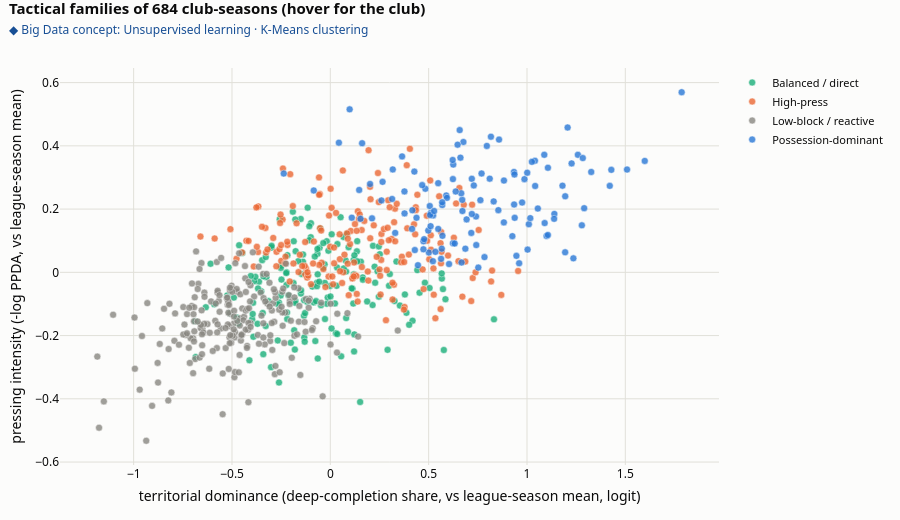

This figure's notebook cell:
### Markdown cell above
## 4B. Playing styles of the club-seasons (unsupervised) <span style="background:#e8f1fc;color:#184f95;border:1px solid #86b6ef;border-radius:11px;padding:2px 10px;font-size:12px;font-weight:600;vertical-align:middle;white-space:nowrap">Big Data · Unsupervised learning · K-Means clustering</span>
K-Means on three style variables (dominance, pressing, directness; all standardised) finds tactical families; the families are named by their centroid ranks (most dominant, most pressing, least dominant, rest) and the named clubs are printed so the labels can be sanity-checked against football knowledge. The scatter is interactive: hover any point for the club, season, league, points and xG difference.

### Code cell
from sklearn.cluster import KMeans
sty_cols = ['x_dom', 'x_press', 'directness']
Zs = (ctx[sty_cols] - ctx[sty_cols].mean()) / ctx[sty_cols].std()
km_s = KMeans(4, n_init=20, random_state=0).fit(Zs); ctx['style_id'] = km_s.labels_
cent = pd.DataFrame(km_s.cluster_centers_, columns=['dominance', 'pressing', 'directness'])
names_, left_ = {}, set(range(4))
names_[int(cent['dominance'].idxmax())] = 'Possession-dominant'; left_ -= set(names_)
j = max(left_, key=lambda i: cent.loc[i, 'pressing']); names_[j] = 'High-press'; left_.discard(j)
j = min(left_, key=lambda i: cent.loc[i, 'dominance']); names_[j] = 'Low-block / reactive'; left_.discard(j)
names_[left_.pop()] = 'Balanced / direct'
ctx['style'] = ctx['style_id'].map(names_)
cent['style'] = cent.index.map(names_); cent['club-seasons'] = ctx['style_id'].value_counts().sort_index().values
display(cent.round(2).set_index('style'))
dist_ = np.linalg.norm(Zs.values - km_s.cluster_centers_[ctx['style_id']], axis=1); ctx['_d'] = dist_
for st, g in ctx.groupby('style'):
    print(f"{st:22s} typical: " + '; '.join(f"{r.squad} {r.yr}" for r in g.nsmallest(6, '_d').itertuples()))
known = [('Premier League', 'Manchester City', 2019), ('Premier League', 'Liverpool', 2019), ('Premier League', 'Burnley', 2018), ('Premier League', 'Brighton', 2022), ('La Liga', 'Barcelona', 2018),
         ('Bundesliga', 'RB Leipzig', 2019), ('Serie A', 'Atalanta', 2019), ('Ligue 1', 'Paris S-G', 2019), ('Premier League', 'Wolves', 2019), ('Bundesliga', 'Union Berlin', 2022)]
chk = ctx.set_index(['comp', 'squad', 'yr']).loc[known, ['style', 'deep_share', 'ppda', 'pts']].reset_index(); chk['deep_share'] = chk['deep_share'].round(2); chk['ppda'] = chk['ppda'].round(1)
print('sanity check on well-known club-seasons:'); display(chk)
print('style mix by league (share of club-seasons):'); display(pd.crosstab(ctx['comp'], ctx['style'], normalize='index').round(2))

STYLE_COL = {'Possession-dominant': BLUE, 'High-press': ORANGE, 'Low-block / reactive': GREY, 'Balanced / direct': '#1baf7a'}
fig = go.Figure()
for st, g in ctx.groupby('style'):
    fig.add_trace(go.Scatter(x=g['x_dom'], y=g['x_press'], mode='markers', name=st, marker=dict(color=STYLE_COL[st], size=7, opacity=0.8, line=dict(color='white', width=0.5)),
                             customdata=np.c_[g['squad'], g['yr'], g['comp'], g['pts'], g['npxGD_pm'].round(2), g['deep_share'].round(3), g['ppda'].round(1)],
                             hovertemplate='<b>%{customdata[0]} %{customdata[1]}</b> (%{customdata[2]})<br>points %{customdata[3]}, npxG diff/match %{customdata[4]}<br>deep share %{customdata[5]}, PPDA %{customdata[6]}<extra>' + st + '</extra>'))
fig.update_layout(title=f'Tactical families of {len(ctx)} club-seasons (hover for the club)', xaxis_title='territorial dominance (deep-completion share, vs league-season mean, logit)',
                  yaxis_title='pressing intensity (-log PPDA, vs league-season mean)', height=520)
show(fig, 'c1_team_styles', concept='Unsupervised learning · K-Means clustering')

mix_ = pd.crosstab(ctx['comp'], ctx['style'], normalize='index')
lb_l = mix_['Low-block / reactive'].idxmax()
legend('x_dom', 'x_press', 'directness', 'PPDA', 'deep_share', title='Legend')
takeaway(shows=f"K-Means splits the {len(ctx)} club-seasons into four tactical families: " + ', '.join(f"{k} ({v})" for k, v in ctx['style'].value_counts().items()) + ".",
         insight=f"The labels pass the football sanity check ({'; '.join(f'{r.squad} {r.yr} = {r.style}' for r in chk.head(3).itertuples())}). "
                 f"{lb_l} has the largest low-block share ({mix_.loc[lb_l, 'Low-block / reactive']:.0%}), so raw defensive numbers there are inflated by the system, not only by skill.",
         use="Never compare a defender from a low-block side with one from a possession side on raw clearances or blocks; the next sections correct for this.")

### Figure 1 — Plotly figure (JSON) as saved in the notebook; plotly's stock layout.template omitted (floating-point values rounded to 4 significant figures; data arrays with more than 128 entries replaced by an {"elided": "..."} marker saying what was removed)
{"data": [{"customdata": {"elided": "168x7 mixed values"}, "hovertemplate": "<b>%{customdata[0]} %{customdata[1]}</b> (%{customdata[2]})<br>points %{customdata[3]}, npxG diff/match %{customdata[4]}<br>deep share %{customdata[5]}, PPDA %{customdata[6]}<extra>Balanced / direct</extra>", "marker": {"color": "#1baf7a", "line": {"color": "white", "width": 0.5}, "opacity": 0.8, "size": 7}, "mode": "markers", "name": "Balanced / direct", "type": "scatter", "x": {"elided": "168 float values"}, "y": {"elided": "168 float values"}}, {"customdata": {"elided": "176x7 mixed values"}, "hovertemplate": "<b>%{customdata[0]} %{customdata[1]}</b> (%{customdata[2]})<br>points %{customdata[3]}, npxG diff/match %{customdata[4]}<br>deep share %{customdata[5]}, PPDA %{customdata[6]}<extra>High-press</extra>", "marker": {"color": "#eb6834", "line": {"color": "white", "width": 0.5}, "opacity": 0.8, "size": 7}, "mode": "markers", "name": "High-press", "type": "scatter", "x": {"elided": "176 float values"}, "y": {"elided": "176 float values"}}, {"customdata": {"elided": "217x7 mixed values"}, "hovertemplate": "<b>%{customdata[0]} %{customdata[1]}</b> (%{customdata[2]})<br>points %{customdata[3]}, npxG diff/match %{customdata[4]}<br>deep share %{customdata[5]}, PPDA %{customdata[6]}<extra>Low-block / reactive</extra>", "marker": {"color": "#898781", "line": {"color": "white", "width": 0.5}, "opacity": 0.8, "size": 7}, "mode": "markers", "name": "Low-block / reactive", "type": "scatter", "x": {"elided": "217 float values"}, "y": {"elided": "217 float values"}}, {"customdata": {"elided": "123x7 mixed values"}, "hovertemplate": "<b>%{customdata[0]} %{customdata[1]}</b> (%{customdata[2]})<br>points %{customdata[3]}, npxG diff/match %{customdata[4]}<br>deep share %{customdata[5]}, PPDA %{customdata[6]}<extra>Possession-dominant</extra>", "marker": {"color": "#2a78d6", "line": {"color": "white", "width": 0.5}, "opacity": 0.8, "size": 7}, "mode": "markers", "name": "Possession-dominant", "type": "scatter", "x": [0.5011, 0.5691, 0.9601, 1.194, 1.599, 1.259, 1.04, 1.227, 0.9872, 0.8825, 0.5485, 1.009, 0.5701, 0.1536, 0.1468, 0.1617, 0.2658, 0.3769, 0.4382, 0.6866, 1.001, 0.4173, 0.212, 0.3299, 0.4297, 1.099, 0.9256, 1.139, 1.194, 0.7195, 1.025, 0.6234, 0.3176, 0.4274, 0.9463, 0.7421, 1.003, 0.7525, 0.6707, 0.365, 0.4737, 0.5111, 0.7168, 0.4157, 0.477, 0.9338, 0.4981, 0.5895, 0.9375, 0.6616, 0.6251, 0.6768, 0.4734, 0.2601, 0.6038, 1.042, 0.769, 0.4456, 0.6221, 1.429, 1.284, 1.207, 0.8579, 0.9752, 0.6472, 0.5228, 0.6718, 0.6931, 0.5633, 0.9346, 0.5057, 0.8544, 1.291, 0.4833, 0.7408, 0.8829, 0.09833, 1.138, 1.09, 1.106, 1.181, 1.088, 0.7296, 0.8166, 1.787, 1.509, 1.421, 1.017, 1.327, 1.106, 1.236, 0.5099, 0.6237, 0.593, 0.7959, 0.6578, 0.569, 0.3142, 0.6656, 0.8307, 0.9363, 1.055, 0.7631, 0.5217, 0.5668, -0.2368, 0.202, 0.1092, 0.4671, 0.7195, 0.5487, 0.5075, 0.5278, 0.7839, 0.6325, 0.5344, 1.279, 0.6673, 0.8106, 0.6375, 0.0436, -0.08423, 0.3774], "y": [0.0626, 0.2127, 0.02871, 0.2405, 0.3523, 0.3717, 0.3529, 0.3445, 0.2948, 0.1579, 0.282, 0.1523, 0.1155, 0.1693, 0.2605, 0.4084, 0.2861, 0.2558, 0.1726, 0.07476, 0.3151, 0.1961, 0.1707, 0.1248, 0.07043, 0.1151, 0.1144, 0.1847, 0.06339, 0.2958, 0.3494, 0.2949, 0.3254, 0.3186, 0.05214, 0.08627, 0.07183, 0.01489, 0.2293, 0.3666, 0.09817, 0.1878, 0.1247, 0.1373, 0.1049, 0.3174, 0.132, 0.2431, 0.1724, 0.3627, 0.3408, 0.4123, 0.07278, 0.2274, 0.02624, 0.2731, 0.3126, 0.02255, 0.3553, 0.3241, 0.3613, 0.458, 0.4197, 0.2207, 0.4037, 0.1801, 0.194, 0.1674, 0.04264, 0.2144, 0.2097, 0.1967, 0.2029, 0.2644, 0.1766, 0.2902, 0.5154, 0.1692, 0.1558, 0.3308, 0.274, 0.3717, 0.2748, 0.4289, 0.5696, 0.325, 0.2735, 0.1714, 0.3174, 0.1181, 0.04414, 0.146, 0.09214, 0.2356, 0.3998, 0.4499, 0.2216, 0.232, 0.2499, 0.2243, 0.3094, 0.2017, 0.2283, 0.03528, 0.07488, 0.3124, 0.2794, 0.1728, 0.2758, 0.1845, 0.1372, 0.1814, 0.194, 0.04815, 0.09116, 0.06477, 0.1488, 0.03109, 0.2962, 0.2556, 0.41, 0.2589, 0.1865]}], "layout": {"height": 520, "margin": {"b": 55, "l": 60, "r": 30, "t": 68}, "title": {"font": {"size": 15}, "text": "<b>Tactical families of 684 club-seasons (hover for the club)</b><br><span style='font-size:12px;color:#184f95'>◆ Big Data concept: Unsupervised learning · K-Means clustering</span>", "x": 0.01, "xanchor": "left", "y": 0.9731, "yanchor": "top"}, "xaxis": {"title": {"text": "territorial dominance (deep-completion share, vs league-season mean, logit)"}}, "yaxis": {"title": {"text": "pressing intensity (-log PPDA, vs league-season mean)"}}}}
